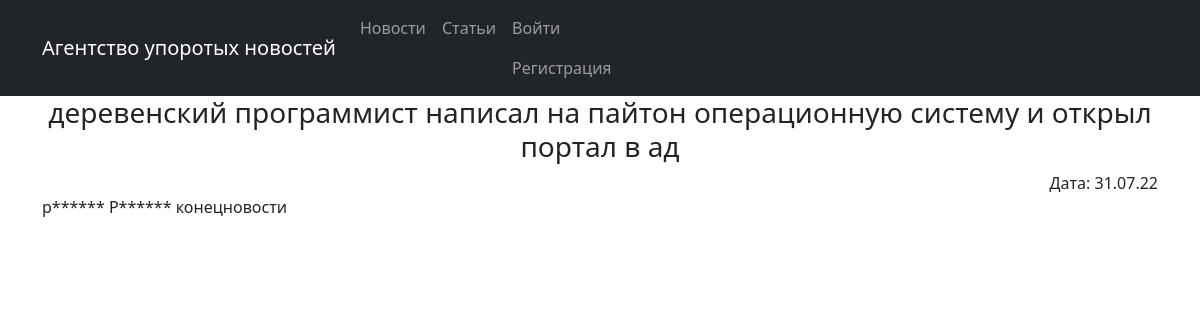
The page /news/135/ on the database as committed earlier.
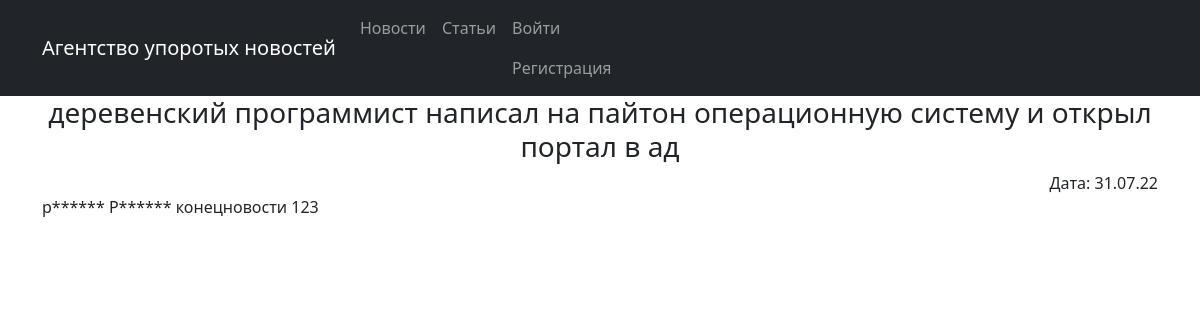
The same page on the database as committed later.
### main/models.py (models this page shows, shortened)
class Post(models.Model):
    author = models.ForeignKey('Author', on_delete=models.CASCADE)
    title = models.CharField(max_length=255, default='')
    text = models.TextField(default='')
    rating = models.IntegerField(default=0)
    pType = models.CharField(max_length=1, choices=postType, default='A')
    cat = models.ManyToManyField(Category, through='PostCategory')
    created = models.DateTimeField(auto_now_add=True)

### main/views.py (the view)
# urls.py: path('news/<int:pk>/', PostInfo.as_view(), name='news_info'),
class PostInfo(DetailView):
    model = Post
    template_name = 'post.html'
    context_object_name = 'info' # переменная в шаблоне

### main/templatetags/custom_filters.py (called while the page is built)
@register.filter()
def censor(text:str):
    ltext = text.lower()
    for word in badWords:
        wlen = len(word)
        while(True):
            index = ltext.find(word)
            if index==-1: break
            ltext = ltext[:index]+('*'*(wlen))+ltext[index+wlen:]
            text = text[:index+1]+('*'*(wlen-1))+text[index+wlen:]
    return text

### templates/post.html (shortened to what this page needs)
{% extends 'flatpages/default.html' %}
{% load custom_filters %}
{% block content %}
<h3>{{ info.title }}</h3>
<div align="right">Дата: {{ info.created|date:'d.m.y' }}</div>
<div align="justify">{{ info.text|censor }}</div>
{% endblock content %}

Rows that differ between the two databases and show on the page:
changed Post: text|censor "р****** Р****** конецновости" → "р****** Р****** конецновости 123"
